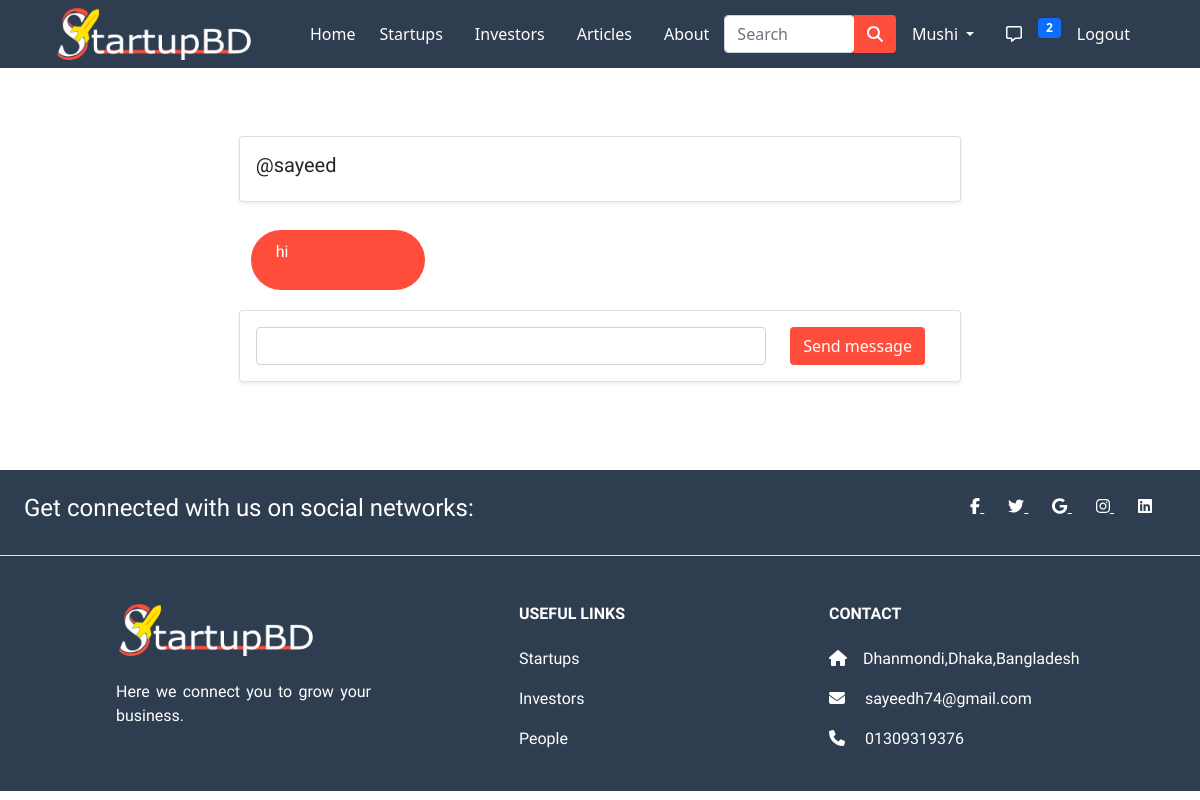
/inbox/14/ (signed in), run on the app's committed database.
### app/models.py (models this page shows)
class User(AbstractUser):
  is_customer = models.BooleanField(default=False)
  is_investor = models.BooleanField(default=False)
  is_startup = models.BooleanField(default=False)

class ThreadModel(models.Model):
  user = models.ForeignKey(User,on_delete=models.CASCADE,related_name='+')
  receiver = models.ForeignKey(User,on_delete=models.CASCADE,related_name='+')

class MessageModel(models.Model):
  thread = models.ForeignKey(ThreadModel,related_name='+',
  on_delete=models.CASCADE,blank=True,null=True)
  sender_user= models.ForeignKey(User,on_delete=models.CASCADE,related_name='+')
  receiver_user= models.ForeignKey(User,on_delete=models.CASCADE,related_name='+')
  body = models.CharField(max_length=1000)
  image = models.ImageField(upload_to='message_images/',blank=True,null=True)
  date = models.DateTimeField(auto_now_add=True)
  is_read= models.BooleanField(default=False)

### app/views.py (the view)
# urls.py: path('inbox/<int:pk>/', ThreadView.as_view(), name='thread'),
class ThreadView(View):
    def get(self, request, pk, *args, **kwargs):
        form = MessageForm()
        thread = ThreadModel.objects.get(pk=pk)
        message_list = MessageModel.objects.filter(thread__pk__contains=pk)
        context = {
            'thread': thread,
            'form': form,
            'message_list': message_list
        }
        return render(request, 'app/thread.html', context)

### app/form.py
class MessageForm(forms.Form):
    message = forms.CharField(label='', max_length=1000)

### app/templatetags/custom_tags.py (called while the page is built)
@register.inclusion_tag('app/show_notifications.html', takes_context=True)
def show_notifications(context):
	request_user = context['request'].user
	notifications = Notification.objects.filter(
		to_user=request_user).exclude(user_has_seen=True).order_by('-date')
	return {'notifications': notifications}

### app/templates/app/thread.html (shortened to what this page needs)
{% extends 'app/base.html' %}
{% load static %}
{% load crispy_forms_tags %}
{% block main-content %}
<div class="container my-5" style="padding: 40px;">
  <div class="row">
    <div class="col-md-2"></div>
    <div class="col-md-8">
      <div class="row">
        <div class="card col-md-12 mt-5 p-3 shadow-sm ">
          {% if thread.receiver == request.user %}
          <h5>@{{ thread.user }}</h5>
          {% else %}
          <h5>@{{ thread.receiver }}</h5>
          {% endif %}
        </div>
      </div>
      {% for message in message_list %}
      <div class="row">
        <div class="col-md-12 my-1">
          {% if message.sender_user == request.user %}
          <div class="sent-message my-3">
            <p>{{ message.body }}</p>
          </div>
          {% elif message.receiver_user == request.user %}
          <div class="received-message my-3">
            <p>{{ message.body }}</p>
          </div>
          {% endif %}
        </div>
      </div>
      {% endfor %}
      <div class="row">
        <div class="card col-md-12 p-3 shadow-sm">
          <form method="POST" action="{% url 'create-message' thread.pk %}" enctype="multipart/form-data">
            <div class="row">
              <div class="col-md-9">
                {{ form|crispy }}
              </div>
              <div class="col-md-3 btn-styled">
                <button class="btn me-2 " type="submit">Send message</button>
              </div>
            </div>
          </form>
        </div>
      </div>
    </div>
    <div class="col-md-2"></div>
  </div>
</div>
{% endblock main-content %}

### app/templates/app/base.html (shortened to what this page needs)
<!doctype html>
{% load static %}
{% load custom_tags %}
<html lang="en">
<head>
  <link rel="stylesheet" href="{% static 'app/css/style.css' %}">
  <link href="https://cdn.jsdelivr.net/npm/bootstrap@5.0.0-beta1/dist/css/bootstrap.min.css" rel="stylesheet"
>
  <link rel="stylesheet" href="https://stackpath.bootstrapcdn.com/font-awesome/4.7.0/css/font-awesome.min.css">
  <link rel="stylesheet" href="{% static 'app/css/owl.carousel.min.css' %}">
  <link rel="stylesheet" href="{% static 'app/css/all.min.css' %}">
  <link rel="stylesheet" href="https://cdnjs.cloudflare.com/ajax/libs/animate.css/3.7.2/animate.css">
</head>
<body>
  <section>
    <div class="row">
      <div class="col-sm-12 col-md-12 col-lg-12">
        <nav id="nav" class="navbar navbar-expand-lg navbar-dark fixed-top" style="background-color: #2F3D50;">
          <div class="container">
            <a href="/"><img src="{% static 'app/images/logo1/Logo-final-2-01.png' %}" class="me-5" width="200px" height="auto" alt=""></a>
            <div class="collapse navbar-collapse" id="navbarSupportedContent">
              <ul class="navbar-nav me-auto mb-2 mb-lg-0">
                <li class="nav-item">
                  <a class="nav-link active" aria-current="page" href="/">Home</a>
                </li>
                <li class="nav-item mx-2">
                  <a href="{% url 'startup_home' %}" class="nav-link">Startups</a>
                </li>
                <li class="nav-item mx-2">
                  <a href="{% url 'investor_home' %}" class="nav-link">Investors</a>
                </li>
                <li class="nav-item mx-2">
                  <a href="{% url 'article' %}" class="nav-link">Articles</a>
                </li>
                <li class="nav-item mx-2">
                  <a href="{% url 'about' %}" class="nav-link">About</a>
                </li>
              </ul>
              <form class="d-flex input-group w-auto" method="POST" action="{% url 'search_list' %}">
                <input type="search" class="form-control rounded" name="q" placeholder="Search" aria-label="Search"
                  aria-describedby="search-addon" />
                <button type="submit" class="btn" style="background-color:#FF4D3B;"><i class="fas fa-search"
                    style="color: white;"></i></button>
              </form>
              <div>
                <ul class="navbar-nav me-auto mb-2 mb-lg-0">
                  {% if request.user.is_authenticated %}
                  <li class="nav-item dropdown mx-2">
                    <a class="nav-link dropdown-toggle" href="#" id="profileDropdown" role="button"
                      data-bs-toggle="dropdown" aria-expanded="false">
                      {{request.user.username|capfirst}}
                    </a>
                  </li>
                  <li class="nav-item mx-2">
                    <a href="{% url 'inbox' %}" class="nav-link"><i class="far fa-comment-alt "></i></a>
                  </li>
                  <li class="nav-item">
                    <div class="nav-item">
                      {% show_notifications %}
                    </div>
                  </li>
                  <li class="nav-item mx-2">
                    <a href="{% url 'logout' %}" class="nav-link">Logout</a>
                  </li>
                  {% endif %}
                </ul>
              </div>
            </div>
          </div>
        </nav>
      </div>
    </div>
  </section>
  {% block main-content %} {% endblock main-content %}
  <section>
    <div>
      <div class="row">
        <div class="col-md-12">
          <footer class=" text-center text-lg-start text-white" style="background-color: #2F3D50;">
            <div class="d-flex justify-content-center justify-content-lg-between p-4 border-bottom">
              <div class="me-5 d-none d-lg-block">
                <span>
                  <h4>Get connected with us on social networks:</h4>
                </span>
              </div>
              <div class="icons">
                <a href="" class="me-4 text-reset">
                  <i class="fab fa-facebook-f"></i>
                </a>
                <a href="" class="me-4 text-reset">
                  <i class="fab fa-twitter"></i>
                </a>
                <a href="" class="me-4 text-reset">
                  <i class="fab fa-google"></i>
                </a>
                <a href="" class="me-4 text-reset">
                  <i class="fab fa-instagram"></i>
                </a>
                <a href="" class="me-4 text-reset">
                  <i class="fab fa-linkedin"></i>
                </a>
              </div>
            </div>
            <div class="">
              <div class="container text-center text-md-start mt-5">
                <div class="row mt-3">
                  <div class="col-md-3 col-lg-4 col-xl-3 mx-auto mb-4">
                    <h4 class="text-uppercase fw-bold mb-4">
                      <img src="{% static 'app/images/logo/Logo-final-2-01.png' %}" width="200px" height="auto" alt="">
                    </h4>
                    <p>
                      Here we connect you to grow your business.
                    </p>
                  </div>
                  <div class="col-md-3 col-lg-2 col-xl-2 mx-auto mb-4 links">
                    <h6 class="text-uppercase fw-bold mb-4">
                      Useful links
                    </h6>
                    <p>
                      <a href="{% url 'startup_home' %}" style="text-decoration: none;" class="text-reset">Startups</a>
                    </p>
                    <p>
                      <a href="{% url 'investor_home' %}" style="text-decoration: none;"
                        class="text-reset">Investors</a>
                    </p>
                    <p>
                      <a href="{% url 'customer_home' %}" style="text-decoration: none;" class="text-reset">People</a>
                    </p>
                  </div>
                  <div class="col-md-4 col-lg-3 col-xl-3 mx-auto mb-md-0 mb-4">
                    <h6 class="text-uppercase fw-bold mb-4">
                      Contact
                    </h6>
                    <p><i class="fas fa-home me-3"></i>Dhanmondi,Dhaka,Bangladesh</p>
                    <p>
                      <i class="fas fa-envelope me-3"></i>
                      sayeedh74@gmail.com
                    </p>
                    <p><i class="fas fa-phone me-3"></i> 01309319376</p>
                  </div>
                </div>
              </div>
            </div>
          </footer>
        </div>
      </div>
    </div>
  </section>
</body>
</html>

### app/templates/app/base.html (style rules this page uses)
html, body { margin: 0; padding: 0; scroll-behavior: smooth; }
h3, h4, h5, h6, p { font-family: 'Lexend', sans-serif; text-align: justify; }
.nav-link { color: white; transition: all .5s ease-in-out; }
.btn-styled a, .btn-styled button, .btn-styled .btn { background-color: #FF4D3B !important; color: white; transition: .5s ease !important; }
#nav a { color: white; }
.icons a, .links a { color: white; transition: .5s ease !important; }

### app/templates/app/show_notifications.html (style rules this page uses)
.dropdown { position: relative; display: inline-block; }

### app/templates/app/thread.html (style rules this page uses)
.received-message { background-color: #FF4D3B; color: white; border-radius: 30px; padding: 10px 25px; width: 25%; }

### data on the page
User: user.username "Mushi"
ThreadModel: user "sayeed"
MessageModel: body "hi"

### other printed values
{{ notifications.count }} "2"
